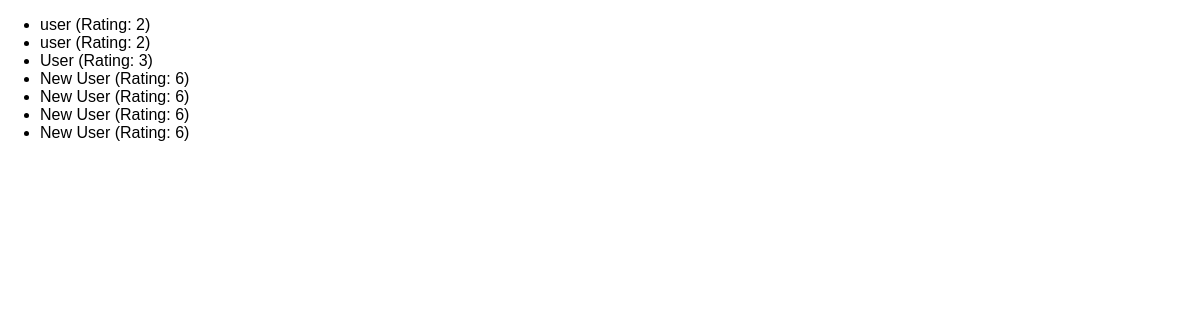
Page /review-list on the committed database.
### reviews/models.py (models this page shows)
class Review(models.Model):
  user_name = models.CharField(max_length=100)
  review_text = models.TextField()
  rating = models.IntegerField()

### reviews/views.py (the view)
# urls.py: path("review-list",views.ReviewListView.as_view(),name="review-list-page"),
class ReviewListView(ListView):
  template_name="reviews/review_list.html"
  model = Review
  context_object_name = "reviews"

### reviews/templates/reviews/review_list.html (shortened to what this page needs)
{% extends "./base.html" %}
{% block content %}
<ul>
  {% for review in reviews%}
  <li>{{ review.user_name }} (Rating: {{ review.rating }})</li>
  {% endfor %}
</ul>
{% endblock content %}

### reviews/static/reviews/styles.css (style rules this page uses)
body { font-family: sans-serif; margin: 0; }

### rows in the picture
Review: user_name "user", rating "2"
Review: user_name "user", rating "2"
Review: user_name "User", rating "3"
Review: user_name "New User", rating "6"
Review: user_name "New User", rating "6"
Review: user_name "New User", rating "6"
Review: user_name "New User", rating "6"
